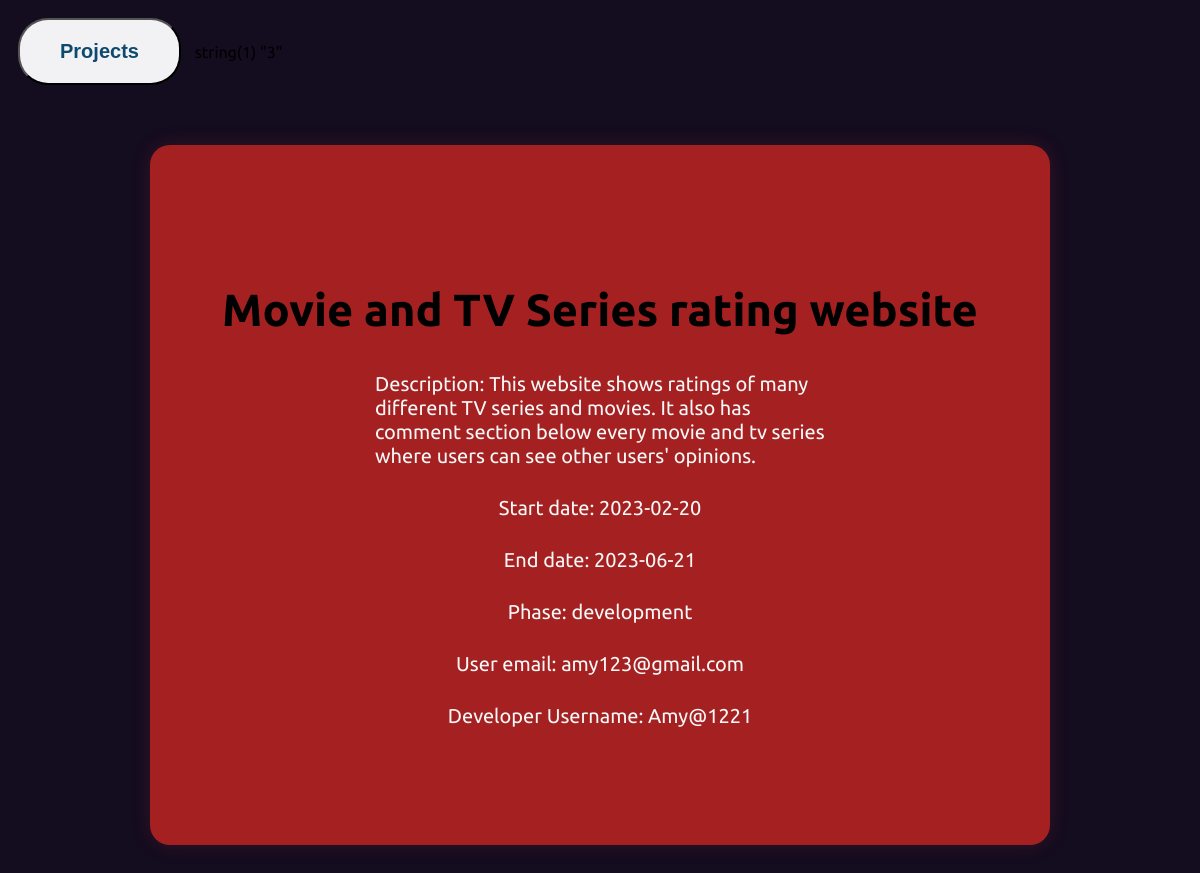
Screenshot of /pdetails.php?id=3 with the database file from the repository.
### tables this page shows
CREATE TABLE `projects` (
  `pid` int UNSIGNED NOT NULL,
  `title` varchar(100) NOT NULL,
  `start_date` date DEFAULT NULL,
  `end_date` date DEFAULT NULL,
  `phase` enum('design','development','testing','deployment','complete') DEFAULT NULL,
  `description` varchar(500) DEFAULT NULL,
  `uid` int UNSIGNED NOT NULL
);

CREATE TABLE `users` (
  `uid` int UNSIGNED NOT NULL,
  `username` varchar(255) NOT NULL,
  `password` varchar(255) NOT NULL,
  `email` varchar(255) NOT NULL
);

### pdetails.php (the view, shortened to what this page needs)
<!DOCTYPE html>
<html>
<head>
    <link rel="stylesheet" href="style.css">
</head>
<body>
    <a href="aproject.php"><button class="btn">Projects</button></a>
    <?php
    $dbname = 'u_220170202_db';
    $dbhost = 'localhost';
    $username = 'u-220170202';
    $password = 'AtQ7kEeBviZ5bY9';
    $db = new PDO("mysql:host=$dbhost;dbname=$dbname", $username, $password);
    $db->setAttribute(PDO::ATTR_ERRMODE, PDO::ERRMODE_EXCEPTION);
    if (isset($_GET['id'])) {
        $user_id = filter_input(INPUT_GET, 'id', FILTER_SANITIZE_NUMBER_INT);
        var_dump($_GET['id']);
        $stmt = $db->prepare('SELECT p.*, u.email, u.username FROM projects p INNER JOIN users u ON p.uid = u.uid WHERE p.pid = ?');
        $stmt->execute([$user_id]);
        $project = $stmt->fetch(PDO::FETCH_ASSOC);
        if ($project) {
            echo '<div class="container">';
            echo '<div class="cube">';
            echo '<h1 id="pdtl">' . htmlspecialchars($project['title']) . '</h1>';
            echo '<p id="pdescrip">Description: ' . htmlspecialchars($project['description']) . '</p>';
            echo '<p>Start date: ' . htmlspecialchars($project['start_date']) . '</p>';
            echo '<p>End date: ' . htmlspecialchars($project['end_date']) . '</p>';
            echo '<p>Phase: ' . htmlspecialchars($project['phase']) . '</p>';
            $userStmt = $db->prepare('SELECT email FROM users WHERE uid = ?');
            $userStmt->execute([$project['uid']]);
            $user = $userStmt->fetch(PDO::FETCH_ASSOC);
            if ($user) {
                echo '<p>User email: ' . htmlspecialchars($user['email']) . '</p>';
            } else {
                echo '<p>User not found</p>';
            }
            if ($project['username']) {
                echo '<p>Developer Username: ' . htmlspecialchars($project['username']) . '</p>';
            } else {
                echo '<p>Username not found</p>';
            }
            echo '</div>';
            echo '</div>';
        } else {
            echo '<p>Project not found</p>';
        }
    } else {
        echo '<p>No project ID provided</p>';
    }
    ?>
</body>
</html>

### style.css (style rules this page uses)
body { background-color: rgb(20, 12, 31); font-family: 'Ubuntu', sans-serif; }
h1 { color: rgb(255, 255, 255); font-size: 50px; text-align: center; }
.container { display: flex; justify-content: center; align-items: center; height: 100vh; }
.cube { display: flex; flex-direction: column; justify-content: center; align-items: center; width:900px; height: 700px; background-color: #a52121; border-radius: 20px; box-shadow: 0px 0px 20px rgba(173, 54, 54, 0.2); }
#pdtl { font-size: 45px; font-weight: bold; color: #000000; margin-bottom: 1rem; }
p { font-size:20px; color: #f7f7f7; margin-bottom: 0.5rem; }
#pdescrip { word-wrap: break-word; font-size: 20px; max-width: 450px; }
.btn { display: inline-block; margin: 10px; padding: 20px 40px; border-radius: 30px; font-size: 20px; font-weight: bold; color: #0e4a6d; text-align: center; background-color: #f2f1f4; cursor: pointer; }

### rows the page displays
projects: title "Movie and TV Series rating website", description "This website shows ratings of many different TV series and movies. It also has comment section below every movie and tv series where users can see other users' opinions.", start_date "2023-02-20", end_date "2023-06-21", phase "development", uid.username "Amy@1221"
users: email "amy123@gmail.com"
